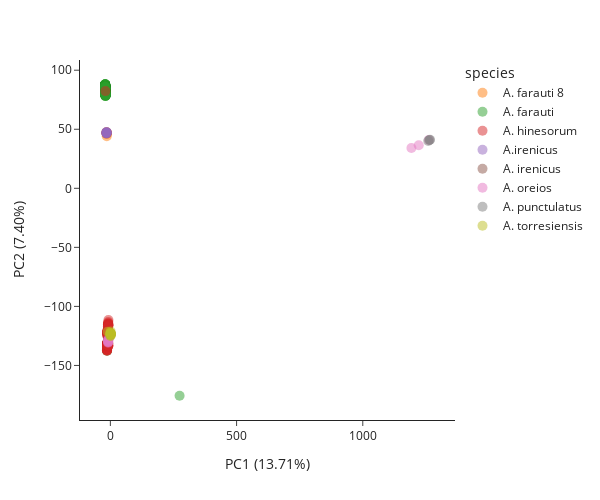

Notebook cell for this chart:
### Code cell
%%time
all_coords,  all_model = run_pca(analysis_contigs[0], samples_keep)
plot_pca(all_coords, all_model, 0, 1, 'species', df_samples)

### Figure 1 — Plotly figure (JSON) as saved in the notebook; plotly's stock layout.template omitted (floating-point values rounded to 4 significant figures; data arrays with more than 128 entries replaced by an {"elided": "..."} marker saying what was removed)
{"data": [{"customdata": [[null, null, "far8_98_89_10"], [null, null, "far8_98_89_18"], [null, null, "far8_98_89_25"], [null, null, "far8_98_89_26"], [null, null, "far8_98_89_27"], [null, null, "far8_98_89_3"], [null, null, "far8_98_89_5"], [null, null, "far8_98_89_9"]], "hovertemplate": "species=A. farauti 8<br>0=%{x}<br>1=%{y}<br>country=%{customdata[0]}<br>admin1_iso=%{customdata[1]}<br>vcf_id=%{customdata[2]}<extra></extra>", "legendgroup": "A. farauti 8", "marker": {"color": "#FF7F0E", "opacity": 0.5, "size": 10, "symbol": "circle"}, "mode": "markers", "name": "A. farauti 8", "orientation": "v", "showlegend": true, "type": "scatter", "x": [-14.21, -14.85, -14.16, -14.91, -15.16, -14.47, -19.01, -19.03], "xaxis": "x", "y": [44.11, 47.06, 45.93, 46.83, 47.39, 46.2, 81.31, 81.57], "yaxis": "y"}, {"customdata": {"elided": "289x3 str values"}, "hovertemplate": "species=A. farauti<br>0=%{x}<br>1=%{y}<br>country=%{customdata[0]}<br>admin1_iso=%{customdata[1]}<br>vcf_id=%{customdata[2]}<extra></extra>", "legendgroup": "A. farauti", "marker": {"color": "#2CA02C", "opacity": 0.5, "size": 10, "symbol": "circle"}, "mode": "markers", "name": "A. farauti", "orientation": "v", "showlegend": true, "type": "scatter", "x": {"elided": "289 float values"}, "xaxis": "x", "y": {"elided": "289 float values"}, "yaxis": "y"}, {"customdata": {"elided": "155x3 str values"}, "hovertemplate": "species=A. hinesorum<br>0=%{x}<br>1=%{y}<br>country=%{customdata[0]}<br>admin1_iso=%{customdata[1]}<br>vcf_id=%{customdata[2]}<extra></extra>", "legendgroup": "A. hinesorum", "marker": {"color": "#D62728", "opacity": 0.5, "size": 10, "symbol": "circle"}, "mode": "markers", "name": "A. hinesorum", "orientation": "v", "showlegend": true, "type": "scatter", "x": {"elided": "155 float values"}, "xaxis": "x", "y": {"elided": "155 float values"}, "yaxis": "y"}, {"customdata": [["Solomon Islands", "SB-GU", "iren_GUA1812_16iren"], ["Solomon Islands", "SB-GU", "iren_GUA1826_11iren"], ["Solomon Islands", "SB-GU", "iren_GUA182_3iren"], ["Solomon Islands", "SB-GU", "iren_GUA182_6iren"], ["Solomon Islands", "SB-GU", "iren_GUA183_2iren"], ["Solomon Islands", "SB-GU", "iren_GUA184_23iren"], ["Papua New Guinea", "PG-CPM", "iren_GUA184_36iren"], ["Papua New Guinea", "PG-CPM", "iren_GUA187_4iren"], ["Solomon Islands", "SB-GU", "iren_GUA188_30iren"], ["Solomon Islands", "SB-GU", "iren_GUA24_3"]], "hovertemplate": "species=A.irenicus<br>0=%{x}<br>1=%{y}<br>country=%{customdata[0]}<br>admin1_iso=%{customdata[1]}<br>vcf_id=%{customdata[2]}<extra></extra>", "legendgroup": "A.irenicus", "marker": {"color": "#9467BD", "opacity": 0.5, "size": 10, "symbol": "circle"}, "mode": "markers", "name": "A.irenicus", "orientation": "v", "showlegend": true, "type": "scatter", "x": [-15.44, -15.34, -14.83, -14.89, -15.55, -15.11, -15.53, -14.43, -8.302, -8.911], "xaxis": "x", "y": [46.9, 46.73, 46.99, 46.25, 47.62, 47.38, 46.75, 47.27, -128.3, -128.7], "yaxis": "y"}, {"customdata": [["Solomon Islands", "SB-GU", "ore_IJ98_10_1"]], "hovertemplate": "species=A. irenicus<br>0=%{x}<br>1=%{y}<br>country=%{customdata[0]}<br>admin1_iso=%{customdata[1]}<br>vcf_id=%{customdata[2]}<extra></extra>", "legendgroup": "A. irenicus", "marker": {"color": "#8C564B", "opacity": 0.5, "size": 10, "symbol": "circle"}, "mode": "markers", "name": "A. irenicus", "orientation": "v", "showlegend": true, "type": "scatter", "x": [-9.099], "xaxis": "x", "y": [-129.1], "yaxis": "y"}, {"customdata": [[null, null, "ore_IJ98_12_1"], [null, null, "ore_IJ98_12_3"], [null, null, "ore_IJ98_12_4"], [null, null, "ore_IJ98_12_5"], [null, null, "ore_IJ98_12_6"], [null, null, "ore_IJ98_2_1"], [null, null, "ore_IJ98_2_2"], [null, null, "ore_IJ98_2_3"], [null, null, "ore_IJ98_2_4"], [null, null, "ore_IJ_2_6"], [null, null, "pun"]], "hovertemplate": "species=A. oreios<br>0=%{x}<br>1=%{y}<br>country=%{customdata[0]}<br>admin1_iso=%{customdata[1]}<br>vcf_id=%{customdata[2]}<extra></extra>", "legendgroup": "A. oreios", "marker": {"color": "#E377C2", "opacity": 0.5, "size": 10, "symbol": "circle"}, "mode": "markers", "name": "A. oreios", "orientation": "v", "showlegend": true, "type": "scatter", "x": [-8.656, -8.655, -8.863, -8.223, -8.788, -9.009, -8.878, -8.49, 1193.0, 1222.0, 1261.0], "xaxis": "x", "y": [-129.4, -128.5, -128.5, -130.2, -129.9, -130.8, -128.9, -130.1, 34.06, 36.44, 40.84], "yaxis": "y"}, {"customdata": [[null, null, "pun_BO-25-1-OB99"], ["Solomon Islands", "SB-GU", "pun_SI98-12-2"], ["Solomon Islands", "SB-GU", "pun_SI98-21-1"], ["Solomon Islands", "SB-GU", "pun_SI98-8-2"], ["Solomon Islands", "SB-GU", "pun_SIWP98-13-1"], [null, null, "tor_NT_Ala_3a"]], "hovertemplate": "species=A. punctulatus<br>0=%{x}<br>1=%{y}<br>country=%{customdata[0]}<br>admin1_iso=%{customdata[1]}<br>vcf_id=%{customdata[2]}<extra></extra>", "legendgroup": "A. punctulatus", "marker": {"color": "#7F7F7F", "opacity": 0.5, "size": 10, "symbol": "circle"}, "mode": "markers", "name": "A. punctulatus", "orientation": "v", "showlegend": true, "type": "scatter", "x": [1266.0, 1259.0, 1264.0, 0.4878, 1.03, 0.8171], "xaxis": "x", "y": [41.09, 40.06, 40.9, -123.0, -123.3, -123.9], "yaxis": "y"}, {"customdata": [["Australia", "AU-NT", "tor_NT_Ala_4a"], ["Australia", "AU-NT", "tor_NT_Aly_1"], ["Australia", "AU-NT", "tor_NT_Aly_1a"], ["Australia", "AU-NT", "tor_NT_Aly_2"], ["Australia", "AU-NT", "tor_NT_Aly_2a"], ["Australia", "AU-NT", "tor_NT_Aly_3"], ["Australia", "AU-NT", "tor_NT_Aly_4"], ["Australia", "AU-NT", "tor_NT_Aly_5"], [null, null, "tor_NT_Aly_7"], [null, null, "tor_wQLD_Por_12"], [null, null, "tor_wQLD_Por_13"], [null, null, "tor_wQLD_Por_19"], [null, null, "tor_wQLD_Por_27"], [null, null, "tor_wQLD_Por_40"], [null, null, "tor_wQLD_Por_50"], [null, null, "tor_wQLD_Por_52"]], "hovertemplate": "species=A. torresiensis<br>0=%{x}<br>1=%{y}<br>country=%{customdata[0]}<br>admin1_iso=%{customdata[1]}<br>vcf_id=%{customdata[2]}<extra></extra>", "legendgroup": "A. torresiensis", "marker": {"color": "#BCBD22", "opacity": 0.5, "size": 10, "symbol": "circle"}, "mode": "markers", "name": "A. torresiensis", "orientation": "v", "showlegend": true, "type": "scatter", "x": [0.6173, 0.6036, 0.7228, 0.9134, 0.7739, 0.7768, 0.478, 0.9567, 0.7961, 0.3979, 1.837, 1.384, 0.9805, -10.84, NaN, NaN], "xaxis": "x", "y": [-122.9, -123.9, -124.9, -123.9, -123.4, -123.1, -125.0, -123.4, -122.6, -122.3, -123.8, -123.2, -121.2, -121.4, NaN, NaN], "yaxis": "y"}], "layout": {"height": 500, "legend": {"title": {"text": "species"}, "tracegroupgap": 0}, "margin": {"t": 60}, "width": 600, "xaxis": {"anchor": "y", "domain": [0, 1], "title": {"text": "PC1 (13.71%)"}}, "yaxis": {"anchor": "x", "domain": [0, 1], "title": {"text": "PC2 (7.40%)"}}}}
